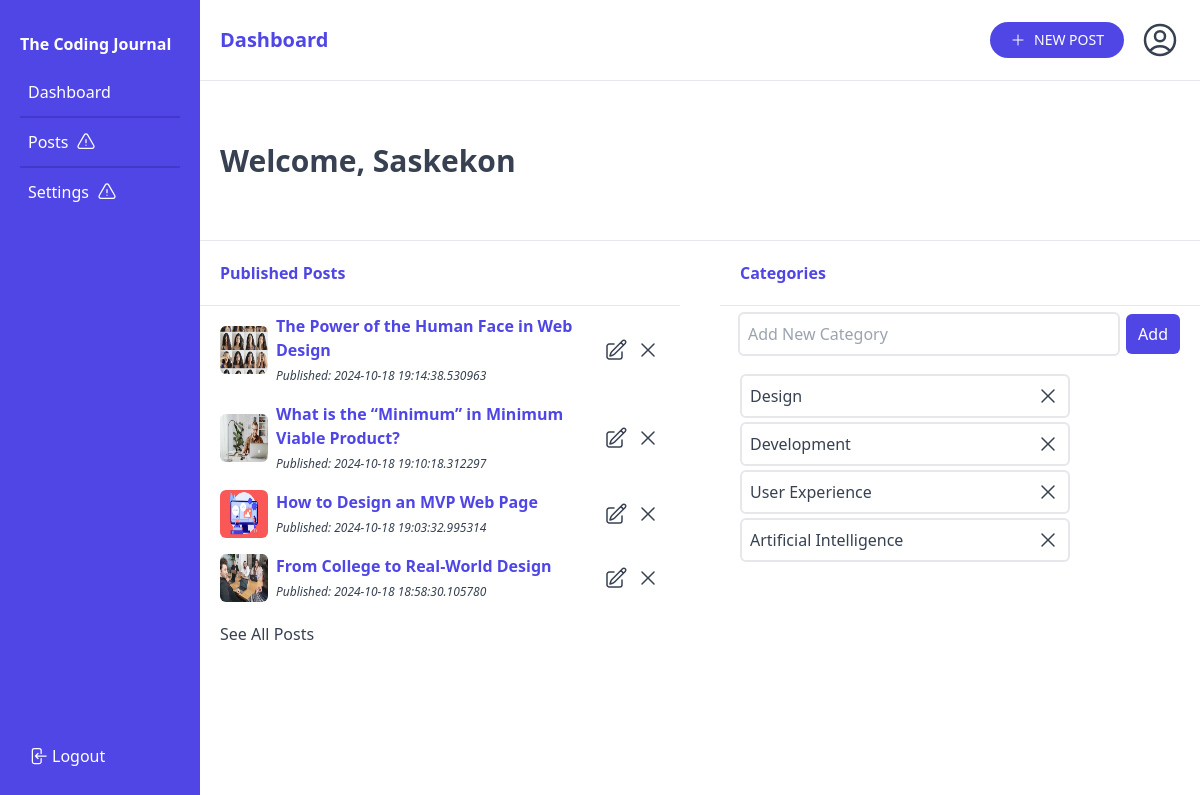
Screenshot of /dashboard/saskekon (signed in) with the database file from the repository.
### app/models.py (models this page shows, shortened)
class User(db.Model, UserMixin):
    id: Mapped[int] = mapped_column(primary_key=True)
    username: Mapped[str] = mapped_column(String(25), unique=True)
    password_hash: Mapped[str] = mapped_column(String(255))
    email: Mapped[str] = mapped_column(String(50), unique=True)
    registered_date: Mapped[datetime] = mapped_column(default=lambda: datetime.now(timezone.utc))
    profile: Mapped["Profile"] = relationship(back_populates="u_profile", uselist=False) # One-to-One Relationship
    posts: Mapped[List["Post"]] = relationship(back_populates="u_posts") # One-to-Many Relationship
    comments: Mapped[List["Comment"]] = relationship(back_populates="u_comments")

class Post(db.Model):
    id: Mapped[int] = mapped_column(primary_key=True)
    title: Mapped[str] = mapped_column(String(50))
    body: Mapped[str] = mapped_column(Text)
    featured_image: Mapped[str] = mapped_column(String(255))
    timestamp: Mapped[datetime] = mapped_column(default=lambda: datetime.now(timezone.utc))
    user_id: Mapped[int] = mapped_column(ForeignKey(User.id))
    u_posts: Mapped["User"] = relationship(back_populates="posts")
    category_id: Mapped[int] = mapped_column(ForeignKey(Category.id))
    c_posts: Mapped["Category"] = relationship(back_populates="posts")

class Category(db.Model):
    id: Mapped[int] = mapped_column(primary_key=True)
    key: Mapped[str] = mapped_column(String(25), unique=True)
    name: Mapped[str] = mapped_column(String(50), unique=True)
    posts: Mapped[List["Post"]] = relationship(back_populates="c_posts") # One-to-Many Relationship

### app/views/main.py (the view)
@main.route("/dashboard/<username>")
@login_required
def profile(username):
    title=f"Dashboard - {Config.APP_NAME}"
    category = db.session.get(Category,1)
    db.first_or_404(db.select(User).where(User.username == username))
    posts = db.session.scalars(db.select(Post).where(Post.u_posts.has(username=username)).order_by(Post.timestamp.desc()).limit(4)).all()
    categories = db.session.scalars(db.select(Category)).all()
    form = CategoryForm()
    return render_template("profile.html", title=title, posts=posts, categories=categories, form=form, category=category, page_name="dashboard")

### app/forms.py (shortened to what this page needs)
class CategoryForm(FlaskForm):
    category = StringField("Add Category:", validators=[DataRequired(), Length(max=50)])

class SubscribeForm(FlaskForm):
    email = EmailField("Email", validators=[DataRequired(), Email(check_deliverability=True)])

### app/__init__.py (called while the page is built)
def create_app():
    app = Flask(__name__)
    app.config.from_object(Config)
    db.init_app(app)
    migrate.init_app(app, db)
    login_manager.init_app(app)
    @login_manager.user_loader
    def load_user(user_id):
        return db.session.get(User, user_id)
    from app.views.main import main
    app.register_blueprint(main)
    from app.views.auth import auth
    app.register_blueprint(auth)
    return app

### app/views/main.py (called while the page is built)
@main.context_processor
def inject():
    categories = db.session.scalars(db.select(Category)).all()
    subscribe_form = SubscribeForm()
    return {
        "app_name": Config.APP_NAME,
        "categories": categories,
        "subscribe_form": subscribe_form,
        }

### app/templates/profile.html (shortened to what this page needs)
{% extends "base.html" %}
{% block body %}
<div class="grid grid-cols-12">
    {% include "dashboard_nav.html" %}
    <div class="col-span-10">
        <main>
            <div class="flex justify-between items-center p-5 border-b">
                <p class="text-xl font-bold draftly-text">Dashboard</p>
                <div class="flex items-center">
                    <a class="flex items-center mr-4 py-2 px-5 text-sm rounded-full draftly-button" href="{{ url_for('main.create_post') }}">
                        <svg xmlns="http://www.w3.org/2000/svg" fill="none" viewBox="0 0 24 24" stroke-width="1.5" stroke="currentColor" class="size-4 mr-2">
                            <path stroke-linecap="round" stroke-linejoin="round" d="M12 4.5v15m7.5-7.5h-15" />
                        </svg>
                        <p>NEW POST</p>
                    </a>
                </div>
            </div>
            <div class="flex items-center h-40 p-5 border-b">
                <p class="text-3xl font-bold draftly-text-secondary">Welcome, {{ current_user.username.capitalize() }}</p>
            </div>
            <div>
                <div class="grid grid-cols-2 gap-10">
                    <div>
                        <p class="p-5 font-bold border-b draftly-text">Published Posts</p>
                        {% for post in posts %}
                        <div class="flex items-center justify-between mx-5 py-2">
                            <div class="flex items-center">
                                <img class="size-12 mr-2 rounded-md" src="{{ url_for('main.uploaded_image', filename=post.featured_image) }}">
                                <div class="mr-2">
                                    <a class="block font-semibold draftly-text draftly-nav-link" href="{{ url_for('main.single_post', post_id=post.id) }}">{{ post.title }}</a>
                                    <i class="text-xs text-gray-700">Published: {{ post.timestamp }}</i>
                                </div>
                            </div>
                            <div class="flex items-center">
                                <a href="{{ url_for('main.edit_post', post_id=post.id )}}">
                                </a>
                                <form class="flex items-center" action="{{ url_for('main.delete_post', post_id=post.id) }}" method="POST">
                                    <button type="submit" onclick="return confirm('Are you sure you want to delete this post?')">
                                    </button>
                                </form>
                            </div>
                        </div>
                        {% endfor %}
                        <a class="block mx-5 my-3 draftly-text-secondary" href="#">See All Posts</a>
                    </div>
                    <div>
                        <p class="p-5 font-bold border-b draftly-text">Categories</p>
                        <div class="flex flex-col justify-between mx-5 py-2">
                            <form id="add-category" action="{{ url_for('main.add_category')}}" method="POST" novalidate>
                                <div class="flex">
                                    {{ form.category(class="w-full p-2 rounded ring-2 ring-gray-200", placeholder="Add New Category") }}
                                    <button id="add-category-btn" class="ml-2 px-3 py-2 rounded-md draftly-button" type="submit">Add</button>
                                </div>
                            </form>
                            <div id="categories-list">
                                {% for category in categories %}
                                <span class="w-3/4 flex justify-between my-1 p-2 border-2 rounded-md">
                                    <p class="draftly-text-secondary">{{ category.name }}</p>
                                    <form class="flex items-center" action="{{ url_for('main.delete_category', category_id=category.id)}}" method="POST">
                                        <button type="submit" onclick="return confirm('Are you sure you want to delete this post?')">
                                        </button>
                                    </form>
                                </span>
                                {% endfor %}
                            </div>
                        </div>
                    </div>
                </div>
            </div>
        </main>
    </div>
</div>
{% endblock %}

### rows the page displays
User: username "Saskekon"
Post: featured_image (picture), title "The Power of the Human Face in Web Design", timestamp "2024-10-18 19:14:38.530963"
Post: featured_image (picture), title "What is the “Minimum” in Minimum Viable Product?", timestamp "2024-10-18 19:10:18.312297"
Post: featured_image (picture), title "How to Design an MVP Web Page", timestamp "2024-10-18 19:03:32.995314"
Post: featured_image (picture), title "From College to Real-World Design", timestamp "2024-10-18 18:58:30.105780"
Category: name "Design"
Category: name "Development"
Category: name "User Experience"
Category: name "Artificial Intelligence"

### other values shown
{{ app_name }} "The Coding Journal"
